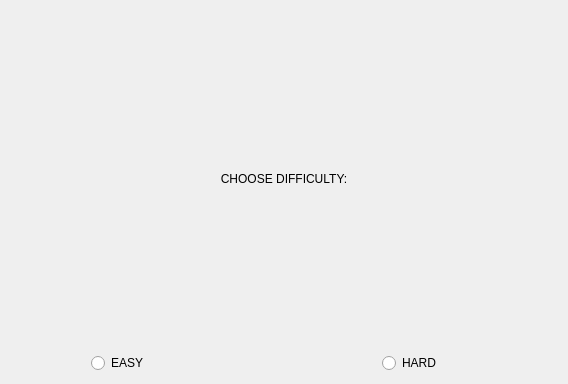
<?xml version="1.0" encoding="UTF-8"?>
<ui version="4.0">
 <class>Difficulty</class>
 <widget class="QDialog" name="Difficulty">
  <property name="geometry">
   <rect>
    <x>0</x>
    <y>0</y>
    <width>568</width>
    <height>384</height>
   </rect>
  </property>
  <property name="windowTitle">
   <string>Dialog</string>
  </property>
  <layout class="QVBoxLayout" name="verticalLayout">
   <item>
    <widget class="QLabel" name="label">
     <property name="text">
      <string>CHOOSE DIFFICULTY:</string>
     </property>
     <property name="alignment">
      <set>Qt::AlignCenter</set>
     </property>
    </widget>
   </item>
   <item>
    <layout class="QHBoxLayout" name="horizontalLayout">
     <item>
      <spacer name="horizontalSpacer">
       <property name="orientation">
        <enum>Qt::Horizontal</enum>
       </property>
       <property name="sizeType">
        <enum>QSizePolicy::Fixed</enum>
       </property>
       <property name="sizeHint" stdset="0">
        <size>
         <width>80</width>
         <height>20</height>
        </size>
       </property>
      </spacer>
     </item>
     <item>
      <widget class="QRadioButton" name="radioButton_2">
       <property name="text">
        <string>EASY</string>
       </property>
      </widget>
     </item>
     <item>
      <spacer name="horizontalSpacer_2">
       <property name="orientation">
        <enum>Qt::Horizontal</enum>
       </property>
       <property name="sizeType">
        <enum>QSizePolicy::Fixed</enum>
       </property>
       <property name="sizeHint" stdset="0">
        <size>
         <width>150</width>
         <height>20</height>
        </size>
       </property>
      </spacer>
     </item>
     <item>
      <widget class="QRadioButton" name="radioButton">
       <property name="text">
        <string>HARD</string>
       </property>
      </widget>
     </item>
     <item>
      <spacer name="horizontalSpacer_3">
       <property name="orientation">
        <enum>Qt::Horizontal</enum>
       </property>
       <property name="sizeType">
        <enum>QSizePolicy::Fixed</enum>
       </property>
       <property name="sizeHint" stdset="0">
        <size>
         <width>40</width>
         <height>20</height>
        </size>
       </property>
      </spacer>
     </item>
    </layout>
   </item>
  </layout>
 </widget>
 <resources/>
 <connections/>
</ui>
